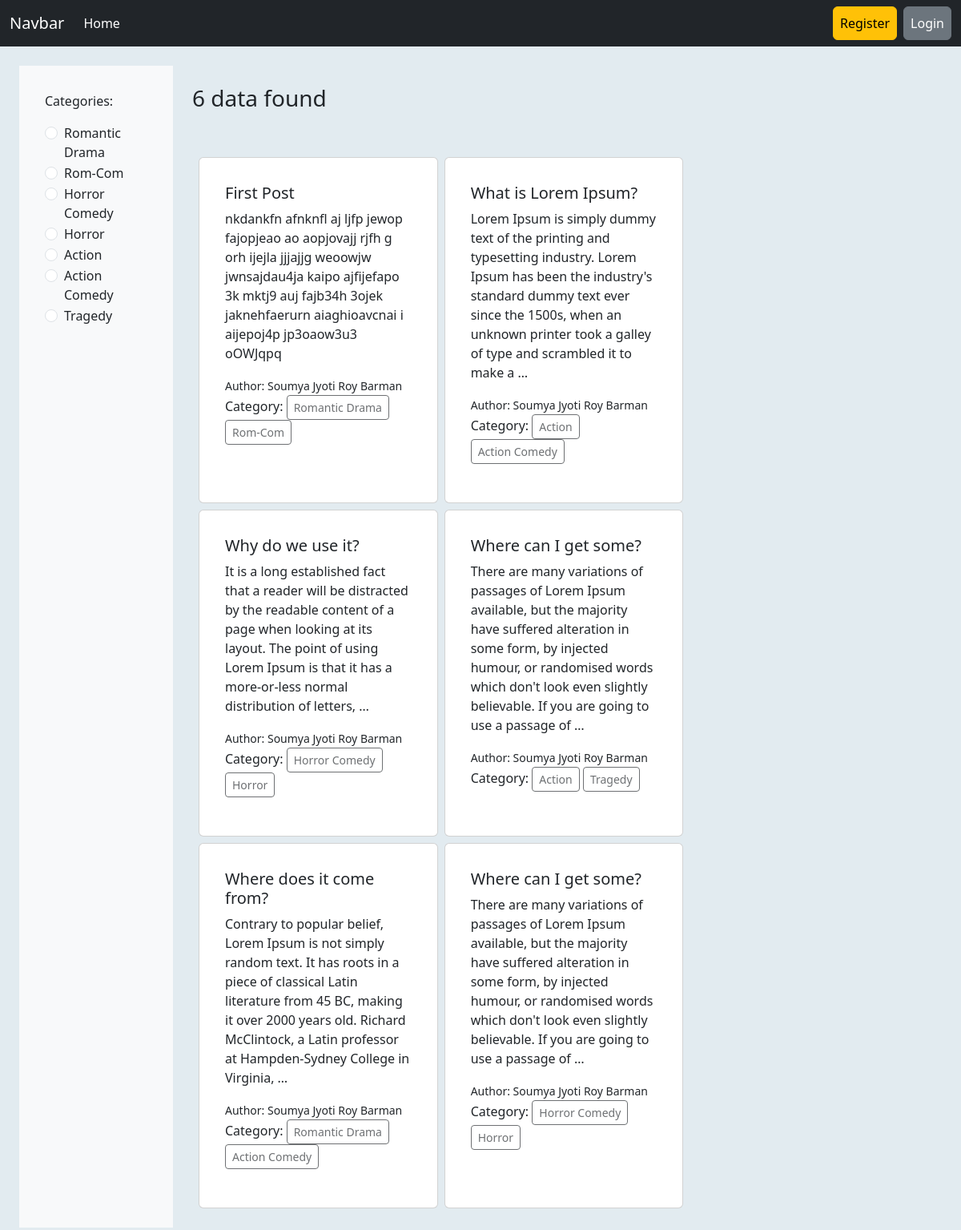
The page / on the database its author committed.
### categories/models.py (models this page shows)
class Category(models.Model):
    name = models.CharField(max_length=50, unique=True)
    slug = models.SlugField(max_length=100, unique=True, null=True, blank=True)
    def __str__(self):
        return self.name

### posts/models.py (models this page shows, shortened)
class Post(models.Model):
    title = models.CharField(max_length=500)
    content = models.TextField()
    category = models.ManyToManyField(Category) #ekta post multiple catgory er majhe thakte pare, abr ekta post er vitor multiple category thakte pare
    author = models.ForeignKey(User, on_delete=models.CASCADE)

### blog_project/views.py (the view)
# urls.py: path("", views.Home, name="Home")
def Home(request, category_slug = None):
    data = Post.objects.all()
    if category_slug is not None:
        category = Category.objects.get(slug = category_slug)
        data = Post.objects.filter(category = category)
    catergories = Category.objects.all()
    return render(request, 'home.html', {'data':data, 'catagory':catergories})

### templates/home.html
{% extends 'base.html' %}
{% block content %}
<div class="d-flex flex-wrap p-4">
    <div class="col-2 bg-light" style="display: flex ; flex-direction: column; padding: 2rem;">
        <p>Categories:</p>
        <div>
            {% for c in catagory %}
        <div class="form-check">
            <input class="form-check-input" type="radio" name="category" id="{{c.name}}">
            <label class="form-check-label" for="{{c.name}}">
            <a class="text-decoration-none text-dark" href="{% url 'categorywisepost' c.slug %}">{{c}}</a>
            </label>
        </div>
        {% endfor %}
        </div>
    </div>
    <div class="col-10 p-4">
        <h3>{{data | length }} data found</h3>
        <div class="d-flex flex-wrap justify-content-start px-2 pt-5 gap-2" style="margin: auto;">
            {% for post in data %}
            <div class="card col-sm-4">
                <div class="card-body">
                    <div class="card-body">
                        <h5 class="card-title">{{post.title}}</h5>
                        <p class="card-text">{{post.content |truncatewords:40}}</p>
                        <small>Author: {{post.author.first_name}} {{post.author.last_name}}</small>
                        <p> Category: {% for cat in post.category.all %}
                            <a class="btn btn-sm disabled">{{cat.name}}</a>
                            {% endfor %}
                        </p>
                    </div>
                </div>
            </div>
            {% endfor %}
        </div>
    </div>
</div>
{% endblock %}

### templates/base.html (shortened to what this page needs)
<!doctype html>
<html lang="en">
  <head>
    <link href="https://cdn.jsdelivr.net/npm/bootstrap@5.3.8/dist/css/bootstrap.min.css" rel="stylesheet">
  </head>
  <body style="background-color: #e2ebf0;">
    <nav class="navbar navbar-expand-lg navbar-dark bg-dark">
  <div class="container-fluid">
    <a class="navbar-brand" href="#">Navbar</a>
    <div class="collapse navbar-collapse" id="navbarSupportedContent">
      <ul class="navbar-nav me-auto mb-2 mb-lg-0">
        <li class="nav-item">
          <a class="nav-link active" aria-current="page" href="{% url 'Home' %}">Home</a>
        </li>
      </ul>
      <div class="d-flex ">
        <ul class="navbar-nav me-auto mb-2 mb-lg-0">
        {% if request.user.is_authenticated %}
        <li class="nav-item">
          <a class="btn btn-warning p-2 mx-2" href="{% url 'profile' %}">Profile</a>
        </li>
        <li class="nav-item">
          <a class="btn btn-danger p-2 mx-2" href="{% url 'logout' %}">Logout</a>
        </li>
        {% else %}
        <li class="nav-item">
          <a class="btn btn-warning p-2 mx-2" href="{% url 'register' %}">Register</a>
        </li>
        <li class="nav-item">
          <a class="btn btn-secondary p-2" href="{% url 'login' %}">Login</a>
        </li>
        {% endif %}
        </ul>
      </div>
    </div>
  </div>
</nav>
{% block content %}
{% endblock %}
  </body>
</html>

### rows shown on the page
Category: name "Romantic Drama"
Category: name "Rom-Com"
Category: name "Horror Comedy"
Category: name "Horror"
Category: name "Action"
Category: name "Action Comedy"
Category: name "Tragedy"
Post: title "First Post", content "nkdankfn afnknfl aj ljfp jewop fajopjeao ao aopjovajj rjfh g orh ijejla jjjajjg weoowjw jwnsajdau4ja kaipo ajfijefapo 3k mktj9 auj fajb34h 3ojek jaknehfaerurn aiaghioavcnai i aijepoj4p jp3oaow3u3 oOWJqpq", author.first_name "Soumya Jyoti Roy", author.last_name "Barman"
Post: title "What is Lorem Ipsum?", content "Lorem Ipsum is simply dummy text of the printing and typesetting industry. Lorem Ipsum has been the industry's standard dummy text ever since the 1500s, when an unknown printer took a galley of type and scrambled it to make a …", author.first_name "Soumya Jyoti Roy", author.last_name "Barman"
Post: title "Why do we use it?", content "It is a long established fact that a reader will be distracted by the readable content of a page when looking at its layout. The point of using Lorem Ipsum is that it has a more-or-less normal distribution of letters, …", author.first_name "Soumya Jyoti Roy", author.last_name "Barman"
Post: title "Where can I get some?", content "There are many variations of passages of Lorem Ipsum available, but the majority have suffered alteration in some form, by injected humour, or randomised words which don't look even slightly believable. If you are going to use a passage of …", author.first_name "Soumya Jyoti Roy", author.last_name "Barman"
Post: title "Where does it come from?", content "Contrary to popular belief, Lorem Ipsum is not simply random text. It has roots in a piece of classical Latin literature from 45 BC, making it over 2000 years old. Richard McClintock, a Latin professor at Hampden-Sydney College in Virginia, …", author.first_name "Soumya Jyoti Roy", author.last_name "Barman"
Post: title "Where can I get some?", content "There are many variations of passages of Lorem Ipsum available, but the majority have suffered alteration in some form, by injected humour, or randomised words which don't look even slightly believable. If you are going to use a passage of …", author.first_name "Soumya Jyoti Roy", author.last_name "Barman"

### other values the page prints
{{ data | length }} "6"
